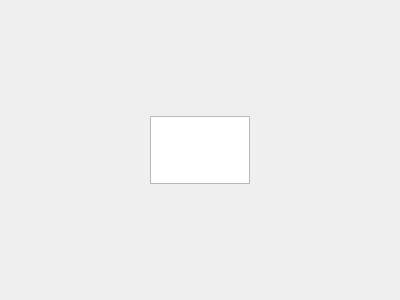
<?xml version="1.0" encoding="UTF-8"?>
<ui version="4.0">
 <class>Form</class>
 <widget class="QWidget" name="Form">
  <property name="geometry">
   <rect>
    <x>0</x>
    <y>0</y>
    <width>400</width>
    <height>300</height>
   </rect>
  </property>
  <property name="windowTitle">
   <string>Form</string>
  </property>
  <layout class="QHBoxLayout" name="horizontalLayout">
   <item>
    <layout class="QHBoxLayout" name="horizontalLayout_2">
     <item>
      <widget class="PyDMTimePlot" name="PlotOut">
       <property name="maximumSize">
        <size>
         <width>100</width>
         <height>68</height>
        </size>
       </property>
       <property name="toolTip">
        <string/>
       </property>
       <property name="curves" stdset="0">
        <stringlist>
         <string>{&quot;channel&quot;: &quot;13SIM1:cam1:Noise&quot;, &quot;name&quot;: &quot;13SIM1:cam1:Noise&quot;, &quot;color&quot;: &quot;white&quot;, &quot;lineStyle&quot;: 1, &quot;lineWidth&quot;: 1, &quot;symbol&quot;: null, &quot;symbolSize&quot;: 10}</string>
        </stringlist>
       </property>
       <property name="timeSpan" stdset="0">
        <double>60.000000000000000</double>
       </property>
       <property name="updateInterval" stdset="0">
        <double>1.000000000000000</double>
       </property>
      </widget>
     </item>
    </layout>
   </item>
  </layout>
 </widget>
 <customwidgets>
  <customwidget>
   <class>PyDMTimePlot</class>
   <extends>QGraphicsView</extends>
   <header>pydm.widgets.timeplot</header>
  </customwidget>
 </customwidgets>
 <resources/>
 <connections/>
</ui>
